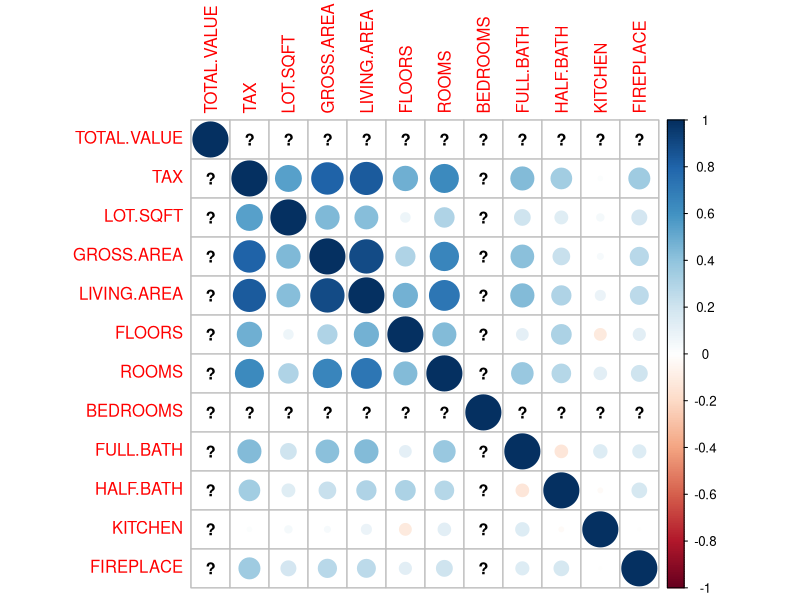
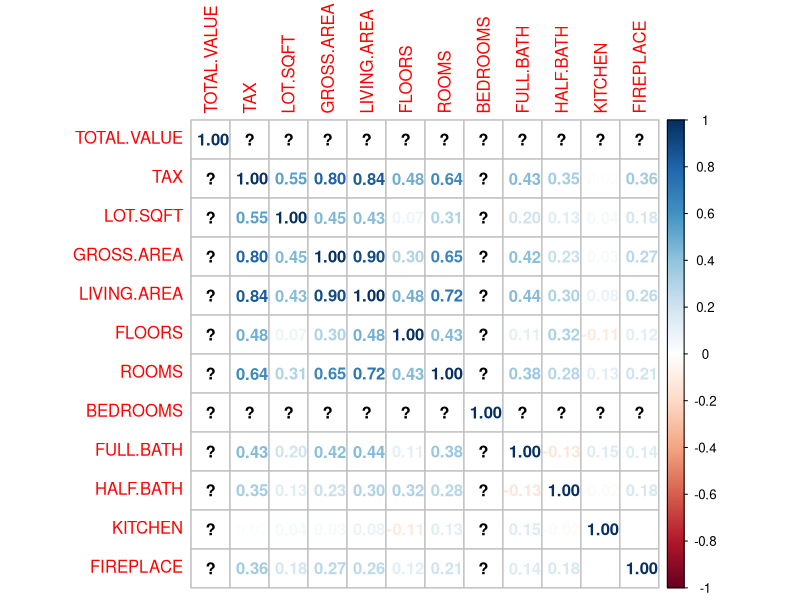
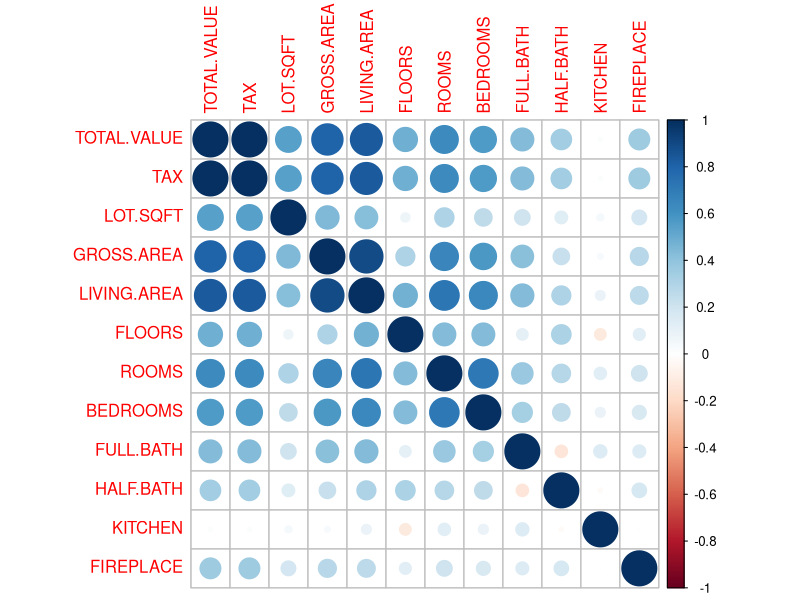
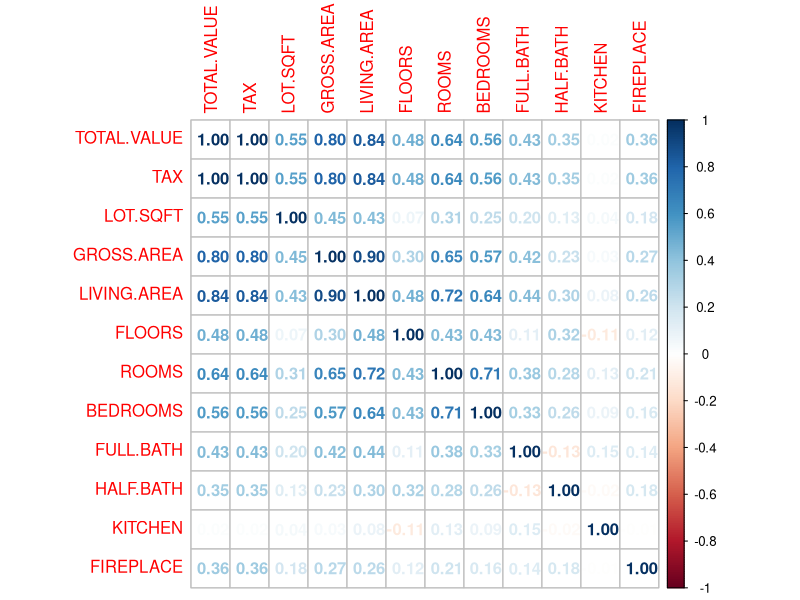
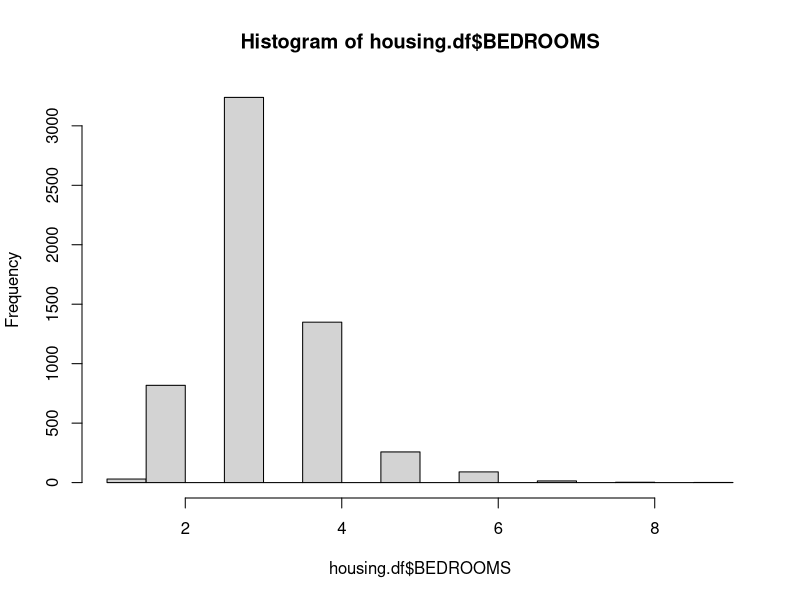
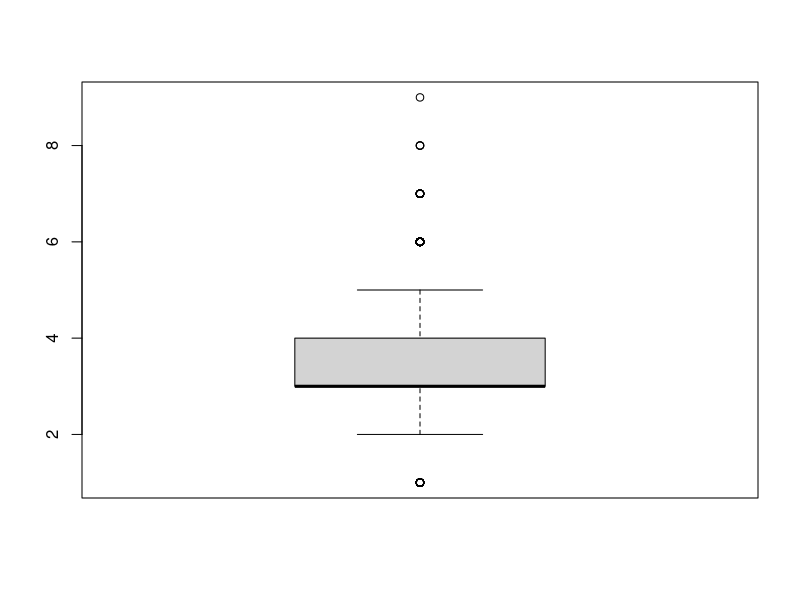
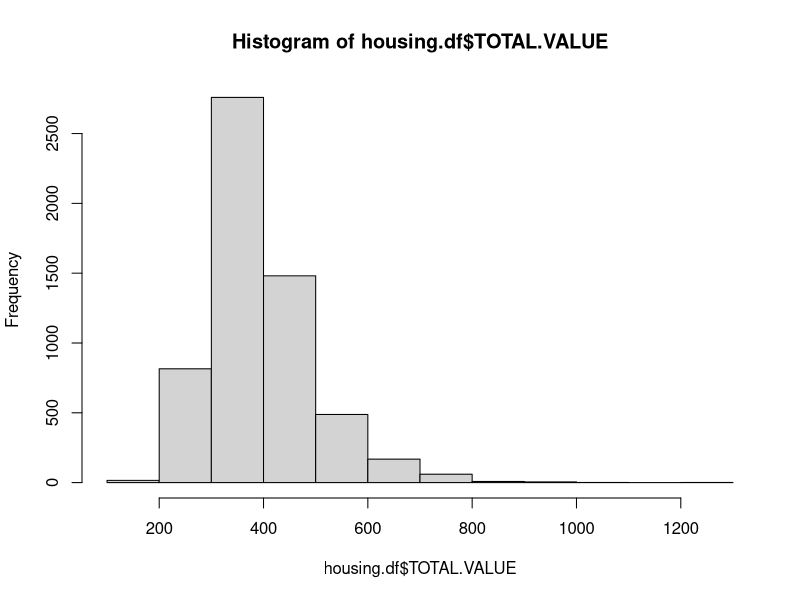
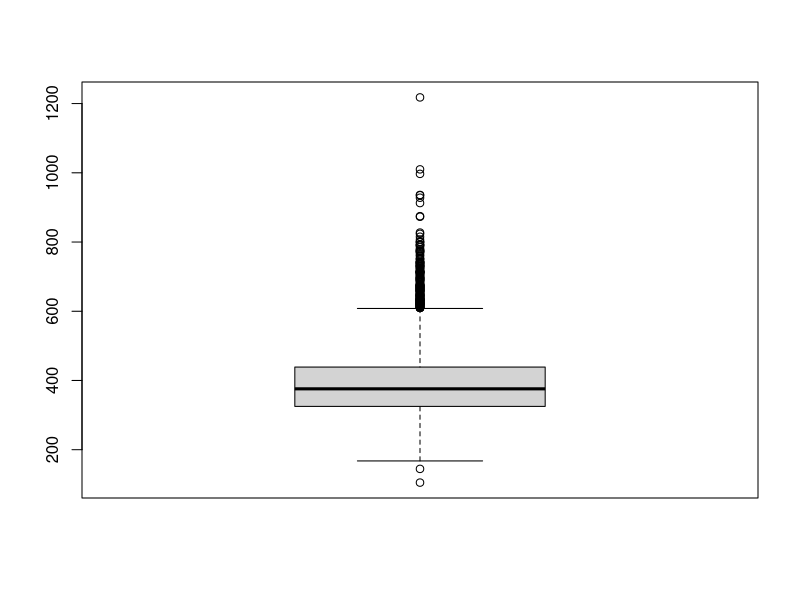

Here is the R script that generated these plots, in order: (Note: this script raises an error after producing the figures.)
## ---- chunk 1
packages_to_be_loaded=c("corrplot","dummies","forecast","gains","reshape","leaps")
for(i in packages_to_be_loaded){
    if(i%in%installed.packages()[,1]==F){install.packages(i)}
    require(i,character.only=T)
}
## ---- chunk 2
#change the file path as needed
housing.df <- read.csv("WestRoxbury.csv", header=TRUE) 
## ---- chunk 3
dim(housing.df)  # find the dimension of data frame
## ---- chunk 4
head(housing.df)  # show the first six rows
## ---- chunk 5
names(housing.df) # get names from housing data frame
## ---- chunk 6
# Practice showing different subsets of the data
housing.df[1:10, 1]  # show the first 10 rows of the first column only
housing.df[1:10, ]  # show the first 10 rows of each of the columns 
#housing.df$TOTAL.VALUE  # a different way to show the whole first column
housing.df$TOTAL.VALUE[1:10]  # show the first 10 rows of the first column
housing.df[5, 1:10]  # show the fifth row of the first 10 columns
housing.df[5, c(1:2, 4, 8:10)]  # show the fifth row of some columns
## ---- chunk 7
str(housing.df) #structure of data frame
## ---- chunk 8
summary(housing.df) #five number summary for numeric variables; count summary for factors
## ---- chunk 9
class(housing.df$REMODEL)
## ---- chunk 10
levels(housing.df$REMODEL)
## ---- chunk 11
summary(housing.df$BEDROOMS) #one missing value in row #2
# housing.df$BEDROOMS[is.na(housing.df$BEDROOMS)]=median(housing.df$BEDROOMS,na.rm=TRUE)
## ---- chunk 12
summary(housing.df$TOTAL.VALUE) #one missing value in row #3
# housing.df$TOTAL.VALUE[is.na(housing.df$TOTAL.VALUE)]=mean(housing.df$TOTAL.VALUE,na.rm = TRUE)
## ---- chunk 13
png(filename = "scatterplots1.png")
plot(housing.df[,c(1,2,3,5)])
dev.off()

png(filename = "scatterplots2.png")
plot(housing.df[,c(1,6,7,8)])
dev.off()

png(filename = "scatterplots3.png")
plot(housing.df[,c(1,9,10,11,12,13,14)])
dev.off()
# plot(housing.df[,c(1,2,3,5)])
# plot(housing.df[,c(1,6,7,8)])
# plot(housing.df[,c(1,9,10,11,12,13,14)])
## ---- chunk 14
# using functions from library corrplot
corrs <- cor(housing.df[,c(1:3,5:13)]) #did not include YR.BUILT and REMODEL
corrs.matrix <- as.matrix(corrs)
corrplot(corrs.matrix)
corrplot(corrs.matrix, method="number")
## ---- chunk 15
housing.df.no.mv <- housing.df[c(-2,-3), ]#remove rows 2 & 3
corrs2 <- cor(housing.df.no.mv[,c(1:3,5:13)]) #did not include YR.BUILT and REMODEL
corrs2.matrix <- as.matrix(corrs2)
corrplot(corrs2.matrix)
corrplot(corrs2.matrix, method="number")
## ---- chunk 16
#housing.df <- housing.df[-2,] #remove row
housing.df$BEDROOMS[is.na(housing.df$BEDROOMS)]=median(housing.df$BEDROOMS,na.rm=TRUE)
housing.df$TOTAL.VALUE[is.na(housing.df$TOTAL.VALUE)]=mean(housing.df$TOTAL.VALUE,na.rm = TRUE)
## ---- chunk 17
hist(housing.df$BEDROOMS)
## ---- chunk 18
boxplot(housing.df$BEDROOMS)
## ---- chunk 19
hist(housing.df$TOTAL.VALUE)
## ---- chunk 20
boxplot(housing.df$TOTAL.VALUE)
## ---- chunk 21
#Using the aggregate function
aggregate(housing.df$BEDROOMS, by=list(housing.df$FULL.BATH), FUN=mean, na.rm=TRUE)
## ---- chunk 22
#Using melt and cast to create a Pivot Table
# using functions from library reshape
summary(housing.df$ROOMS)
housing.df$ROOMS.bin <- .bincode(housing.df$ROOMS, c(2:14)) #create bins 
mlt <- melt(housing.df, id = c("ROOMS.bin", "REMODEL"), measure=c("TOTAL.VALUE","FLOORS"))
cast(mlt, ROOMS.bin~REMODEL, subset= variable=="TOTAL.VALUE",
     median, na.rm=TRUE)
## ---- chunk 23
housing.df.model <- housing.df[,c(-2,-15)]
## ---- chunk 24

set.seed(123) #ensure we always get the same output 
housing.index <- housing.df.model[order(runif(5802)), ]#randomized the observations
train <- housing.index[1:4641, ] #create training set
valid <- housing.index[4642:5802, ] #create validation set

dim(train)
dim(valid)
## ---- chunk 25

options(scipen = 999) #ensure no scientific notation is displayed
housing.lm <- lm(TOTAL.VALUE~., data=train)
summary(housing.lm)
## ---- chunk 26
# using functions from library dummies
train.dummies<-dummy("REMODEL", train)
valid.dummies<-dummy("REMODEL", valid)

train <- cbind(train, train.dummies) #prepped data + dummies
valid <- cbind(valid, valid.dummies) #prepped data + dummies

train.search <-train[,c(-13,-14)] #remove REMODEL & REMODELNone
valid.search <-valid[,c(-13,-14)] #remove REMODEL & REMODELNone

names(train.search) #checking column names
names(valid.search) #checking column names
## ---- chunk 27
# Functions from library leaps
search <- regsubsets(TOTAL.VALUE~.,data=train.search, nbest=1, nvmax=dim(train.search)[2], method="exhaustive")
sum <- summary(search)
sum$which
sum$adjr2

## ---- chunk 28
housing.lm.exhaust <- lm(TOTAL.VALUE~LOT.SQFT + GROSS.AREA + LIVING.AREA + FLOORS + FULL.BATH + HALF.BATH + FIREPLACE + REMODELRecent, data=train)
summary(housing.lm.exhaust)

## ---- chunk 29
bwdreg <- step(housing.lm, direction="backward")
summary(bwdreg)
## ---- chunk 30

fwdreg <- step(housing.lm, direction="forward")
summary(fwdreg)
## ---- chunk 31

stepreg <- step(housing.lm, direction="both")
summary(stepreg)
## ---- chunk 32

pred_v <- predict(stepreg, valid)
# using functions from forecast
accuracy(pred_v, valid$TOTAL.VALUE)
## ---- chunk 33

pred_v <- predict(housing.lm.exhaust, valid)
# using functions from forecast
accuracy(pred_v, valid$TOTAL.VALUE)
## ---- chunk 34
#using functions from gains
gain.num <-gains(valid$TOTAL.VALUE, pred_v, groups=10)
## ---- chunk 35
plot(gain.num$depth,gain.num$mean.resp, xlab = "decile", ylab="Mean Response", main = "Decile vs. Mean Response", type = "l")
abline(h=mean(valid$TOTAL.VALUE), col="red") #draw a horizontal line showing the naive estimate
## ---- chunk 36
barplot(gain.num$mean.resp/mean(valid$TOTAL.VALUE), names.arg=gain.num$depth, xlab="Decile", ylab="Mean Response",
main="Decile-Wise Lift Chart")
abline(h=1,col='red')
## ---- chunk 37
#print the lift values for decile groups
gain.num$mean.resp/mean(valid$TOTAL.VALUE)
